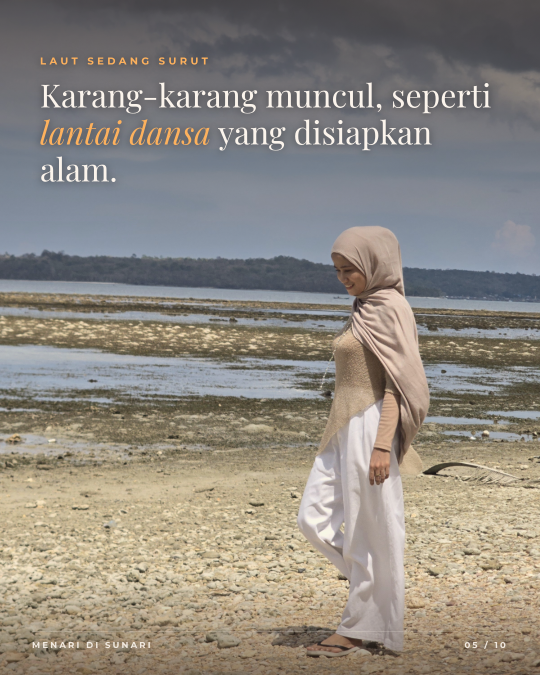
#> input picture social/menari/menari-05.png, 1080 x 1350 px, given in place of 01-duduk-meja-pantai-surut.jpg, which was not available (shown at 1/2 size)
$ python grade_variasi.py
#> lines starting #> are read from the running program, lines starting #| are printed output that depends on the picture
"""Variasi color grading untuk satu foto: cerah, dark, film (warm film), tealorange, earthy (earthy beige).
Run: python3 social/grade_variasi.py [nama-foto-di-assets/photos/menari tanpa .jpg]
-> assets/photos/graded/variasi/<nama>__<gaya>.jpg (resolusi asli). Sinematik soft ada di social/grade_menari.py."""
from PIL import Image, ImageOps, ImageFilter
import numpy as np, pathlib, sys
R = pathlib.Path(__file__).resolve().parent.parent / "assets/photos"
rng = np.random.default_rng(3)
def lum(a): return (0.299*a[..., 0] + 0.587*a[..., 1] + 0.114*a[..., 2])[..., None]
def skin_mask(a):
    L = lum(a)
    return np.clip((a[..., 0:1]-a[..., 1:2])*6, 0, 1) * np.clip((a[..., 1:2]-a[..., 2:3])*6, 0, 1) * np.clip(L*3-.4, 0, 1)
def glow(a, amt, tint, im):
    g = Image.fromarray((np.clip((lum(a)-.55)/.45, 0, 1)[..., 0]*255).astype(np.uint8)).filter(ImageFilter.GaussianBlur(max(im.size)/60))
    g = np.asarray(g, float)[..., None]/255 * np.array(tint) * amt
    return 1 - (1-a)*(1-g)
def cerah(a, im):
    sk = skin_mask(a)
    a = a ** 0.78                                                     # eksposur naik
    L = lum(a); a = L + (a-L) * (0.82 + .15*sk)                       # warna pastel, kulit dijaga
    bl = np.clip((a[..., 2:3]-a[..., 0:1])*3, 0, 1)
    a = a*(1-.25*bl) + (L*np.array([.93, 1.0, 1.05]))*.25*bl          # langit biru lembut
    a = .5 + (a-.5)*.84                                               # kontras rendah
    a = .07 + a*.93                                                   # bayangan terangkat
    a = a * np.array([1.025, 1.01, .99])                              # sedikit hangat, putih tetap bersih
    a = glow(np.clip(a, 0, 1), .16, [1, .97, .92], im)
    return a
def dark(a, im):
    sk = skin_mask(a)
    L = lum(a); a = L + (a-L) * (0.62 + .25*sk)                      # desaturasi, kulit dijaga
    gr = np.clip((a[..., 1:2]-np.maximum(a[..., 0:1], a[..., 2:3]))*5, 0, 1)
    a = a*(1-.4*gr) + (L*np.array([.9, .95, .78]))*.4*gr              # hijau -> olive gelap
    a = a ** 1.22                                                     # eksposur turun
    a = .5 + (a-.5)*1.12                                              # kontras sedikit naik
    a = np.clip(a, 0, 1)
    L = lum(a)
    sh = np.clip((.45-L)/.45, 0, 1); hi = np.clip((L-.5)/.5, 0, 1)
    a = a + sh*np.array([-.03, .01, .035]) + hi*np.array([.05, .02, -.035])   # bayangan teal, highlight amber
    a = .025 + np.clip(a, 0, 1)*.96                                   # hitam sedikit matte
    h, w = a.shape[:2]; y, x = np.ogrid[:h, :w]
    d = np.sqrt(((x-w/2)/(w/2))**2 + ((y-h/2)/(h/2))**2)
    a = a * (1 - .3*np.clip(d-.45, 0, 1)**1.6)[..., None]            # vignette
    a = glow(np.clip(a, 0, 1), .12, [1, .85, .65], im)
    return a
def film(a, im):
    L = lum(a); a = L + (a-L)*.88
    gr = np.clip((a[..., 1:2]-np.maximum(a[..., 0:1], a[..., 2:3]))*4, 0, 1)
    a = a*(1-.3*gr) + (L*np.array([.98, 1.0, .72]))*.3*gr             # hijau -> zaitun
    bl = np.clip((a[..., 2:3]-a[..., 0:1])*3, 0, 1)
    a = a*(1-.25*bl) + (L*np.array([.92, .97, 1.08]))*.25*bl
    a = a*np.array([1.07, 1.01, .9])                                  # hangat keemasan
    a = .045 + np.clip(a, 0, 1)*.93                                   # matte
    return a
def tealorange(a, im):
    sk = skin_mask(a); L = lum(a)
    a = .5 + (a-.5)*1.1
    sh = np.clip((.5-L)/.5, 0, 1); hi = np.clip((L-.4)/.6, 0, 1)
    a = a + sh*np.array([-.05, .02, .06]) + hi*np.array([.06, .015, -.06])
    bl = np.clip((a[..., 2:3]-a[..., 0:1])*3, 0, 1)
    a = a*(1-.35*bl) + (L*np.array([.7, 1.02, 1.12]))*.35*bl          # biru -> teal
    a = np.clip(a, 0, 1); L = lum(a); a = L + (a-L)*(1.05+.05*sk)
    return a
def earthy(a, im):
    sk = skin_mask(a); L = lum(a)
    a = L + (a-L)*(.55+.25*sk)                                        # sangat redup, kulit dijaga
    a = a*.82 + (L*np.array([1.08, .99, .86]))*.18                    # semua warna ke krem/beige
    bl = np.clip((a[..., 2:3]-a[..., 0:1])*3, 0, 1)
    a = a*(1-.4*bl) + (L*np.array([.98, .98, .98]))*.4*bl             # biru jadi abu lembut
    a = .5 + (a-.5)*.9; a = .05 + np.clip(a, 0, 1)*.93
    a = glow(np.clip(a, 0, 1), .1, [1, .95, .88], im)
    return a
def run(name, styles=None):
#> called with name = '01-duduk-meja-pantai-surut'
    im = ImageOps.exif_transpose(Image.open(R/"menari"/f"{name}.jpg")).convert("RGB")
#> im is the input picture: PIL image 1080x1350 RGB; mean R, G, B 141.5, 135.7, 127.6
    a0 = np.asarray(im, float)/255
    out = R/"graded"/"variasi"; out.mkdir(exist_ok=True)
    for tag, fn in (("cerah", cerah), ("dark", dark), ("film", film), ("tealorange", tealorange), ("earthy", earthy)):
        if styles and tag not in styles: continue
        a = fn(a0.copy(), im)
        a = np.clip(a + rng.normal(0, .009, a.shape[:2])[..., None], 0, 1)    # grain halus
        Image.fromarray((a*255).astype(np.uint8)).save(out/f"{name}__{tag}.jpg", quality=95, subsampling=0)
        print(out/f"{name}__{tag}.jpg")
#> this loop made 5 passes
#> pass 1, in skin_mask, `L = lum(a)`:
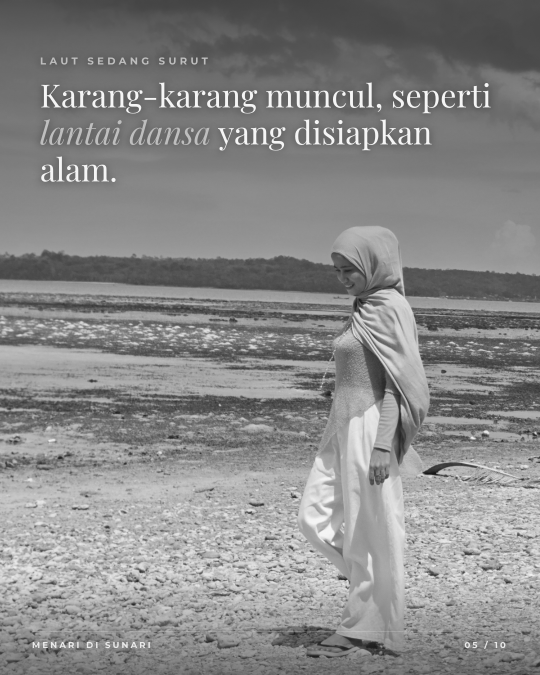
#> L: shape (1350, 1080, 1) float64 (shown at 1/2 size); min 0.0792, max 0.966, mean 0.535
#> pass 1, in cerah, `sk = skin_mask(a)`:
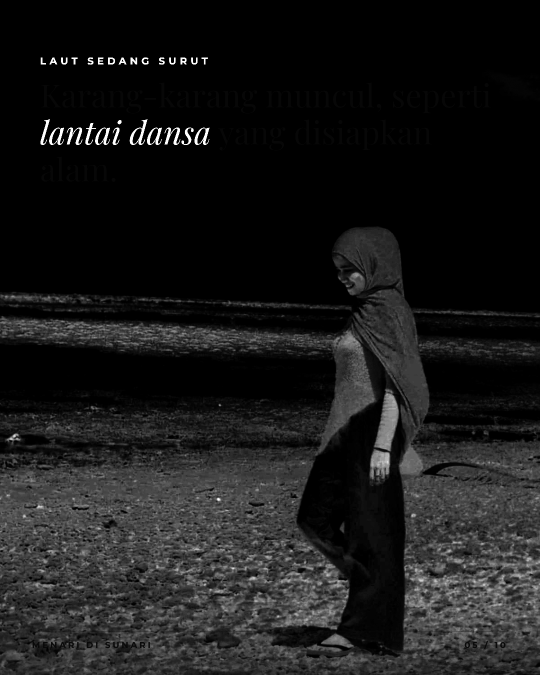
#> sk: shape (1350, 1080, 1) float64 (shown at 1/2 size); min 0, max 1, mean 0.102
#> pass 1, in cerah, `a = a ** 0.78`:
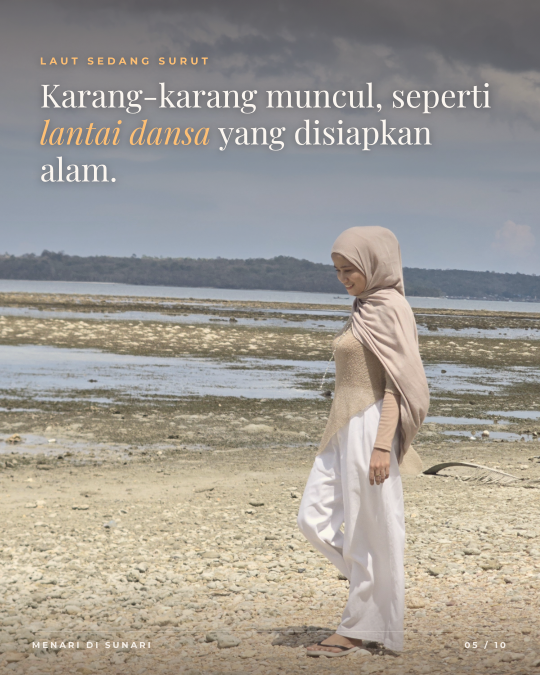
#> a: shape (1350, 1080, 3) float64 (shown at 1/2 size); mean of channels 0, 1, 2 0.626, 0.607, 0.578; drawn as R, G, B
#> pass 1, in cerah, `L = lum(a)`:
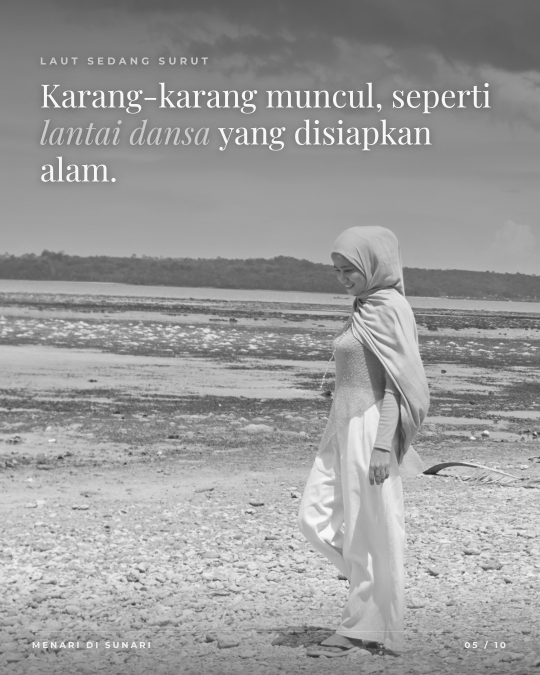
#> L: shape (1350, 1080, 1) float64 (shown at 1/2 size); min 0.138, max 0.973, mean 0.61
if __name__ == "__main__":
    # python3 social/grade_variasi.py [nama|semua] [gaya,gaya]
    names = sys.argv[1] if len(sys.argv) > 1 else "01-duduk-meja-pantai-surut"
    styles = sys.argv[2].split(",") if len(sys.argv) > 2 else None
    for n in ([p.stem for p in sorted((R/"menari").glob("*.jpg"))] if names == "semua" else [names]): run(n, styles)
